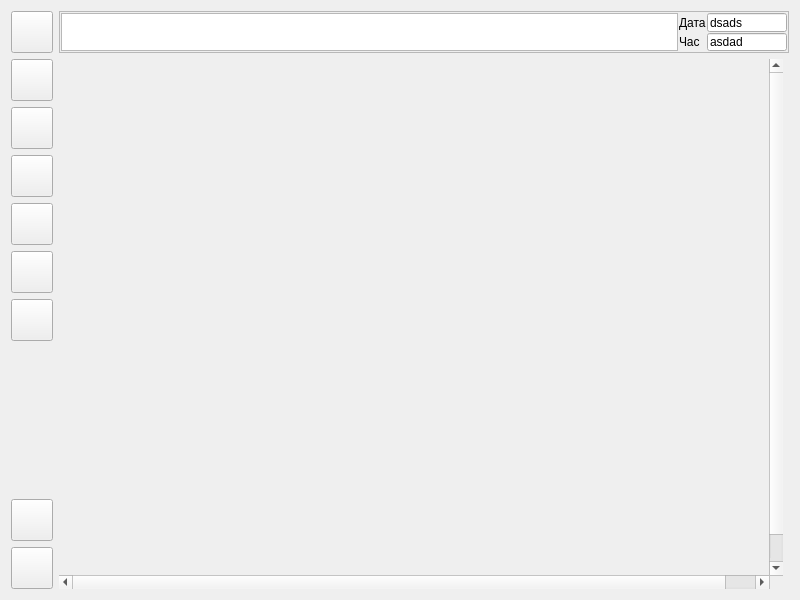
<?xml version="1.0" encoding="UTF-8"?>
<ui version="4.0">
 <class>Form</class>
 <widget class="QWidget" name="Form">
  <property name="geometry">
   <rect>
    <x>0</x>
    <y>0</y>
    <width>800</width>
    <height>600</height>
   </rect>
  </property>
  <property name="minimumSize">
   <size>
    <width>800</width>
    <height>600</height>
   </size>
  </property>
  <property name="maximumSize">
   <size>
    <width>2560</width>
    <height>2560</height>
   </size>
  </property>
  <property name="windowTitle">
   <string>Scada</string>
  </property>
  <property name="windowIcon">
   <iconset resource="../../../lib/picture.qrc">
    <normaloff>:/butons/pict/logo_32x32.png</normaloff>:/butons/pict/logo_32x32.png</iconset>
  </property>
  <layout class="QGridLayout">
   <item row="0" column="0">
    <widget class="QPushButton" name="bn_showAlert">
     <property name="minimumSize">
      <size>
       <width>42</width>
       <height>42</height>
      </size>
     </property>
     <property name="maximumSize">
      <size>
       <width>42</width>
       <height>42</height>
      </size>
     </property>
     <property name="icon">
      <iconset resource="../../../lib/picture.qrc">
       <normaloff>:/butons/pict/alarm_32x32.png</normaloff>:/butons/pict/alarm_32x32.png</iconset>
     </property>
     <property name="iconSize">
      <size>
       <width>32</width>
       <height>32</height>
      </size>
     </property>
    </widget>
   </item>
   <item row="1" column="0">
    <widget class="QPushButton" name="Trend">
     <property name="minimumSize">
      <size>
       <width>42</width>
       <height>42</height>
      </size>
     </property>
     <property name="maximumSize">
      <size>
       <width>42</width>
       <height>42</height>
      </size>
     </property>
     <property name="icon">
      <iconset resource="../../../lib/picture.qrc">
       <normaloff>:/butons/pict/thrend_32x32.png</normaloff>:/butons/pict/thrend_32x32.png</iconset>
     </property>
     <property name="iconSize">
      <size>
       <width>32</width>
       <height>32</height>
      </size>
     </property>
    </widget>
   </item>
   <item row="8" column="0">
    <widget class="QPushButton" name="About">
     <property name="minimumSize">
      <size>
       <width>42</width>
       <height>42</height>
      </size>
     </property>
     <property name="maximumSize">
      <size>
       <width>42</width>
       <height>42</height>
      </size>
     </property>
     <property name="icon">
      <iconset resource="../../../lib/picture.qrc">
       <normaloff>:/butons/pict/logo_32x32.png</normaloff>:/butons/pict/logo_32x32.png</iconset>
     </property>
     <property name="iconSize">
      <size>
       <width>32</width>
       <height>32</height>
      </size>
     </property>
    </widget>
   </item>
   <item row="9" column="0">
    <widget class="QPushButton" name="Exit">
     <property name="minimumSize">
      <size>
       <width>42</width>
       <height>42</height>
      </size>
     </property>
     <property name="maximumSize">
      <size>
       <width>42</width>
       <height>42</height>
      </size>
     </property>
     <property name="text">
      <string/>
     </property>
     <property name="icon">
      <iconset resource="../../../lib/picture.qrc">
       <normaloff>:/butons/pict/exit_32x32.png</normaloff>:/butons/pict/exit_32x32.png</iconset>
     </property>
     <property name="iconSize">
      <size>
       <width>32</width>
       <height>32</height>
      </size>
     </property>
    </widget>
   </item>
   <item row="7" column="0">
    <spacer>
     <property name="orientation">
      <enum>Qt::Vertical</enum>
     </property>
     <property name="sizeHint" stdset="0">
      <size>
       <width>20</width>
       <height>40</height>
      </size>
     </property>
    </spacer>
   </item>
   <item row="0" column="1" colspan="2">
    <widget class="QFrame" name="frame">
     <property name="minimumSize">
      <size>
       <width>42</width>
       <height>42</height>
      </size>
     </property>
     <property name="maximumSize">
      <size>
       <width>16777215</width>
       <height>42</height>
      </size>
     </property>
     <property name="frameShape">
      <enum>QFrame::StyledPanel</enum>
     </property>
     <property name="frameShadow">
      <enum>QFrame::Raised</enum>
     </property>
     <layout class="QGridLayout">
      <property name="sizeConstraint">
       <enum>QLayout::SetDefaultConstraint</enum>
      </property>
      <property name="margin">
       <number>1</number>
      </property>
      <property name="spacing">
       <number>1</number>
      </property>
      <item row="0" column="0" rowspan="2">
       <widget class="QTextEdit" name="AlertBrowser"/>
      </item>
      <item row="0" column="2">
       <widget class="QLineEdit" name="lineEDate">
        <property name="maximumSize">
         <size>
          <width>80</width>
          <height>16777215</height>
         </size>
        </property>
        <property name="text">
         <string>dsads</string>
        </property>
       </widget>
      </item>
      <item row="1" column="2">
       <widget class="QLineEdit" name="lineETime">
        <property name="sizePolicy">
         <sizepolicy hsizetype="Expanding" vsizetype="Fixed">
          <horstretch>0</horstretch>
          <verstretch>0</verstretch>
         </sizepolicy>
        </property>
        <property name="minimumSize">
         <size>
          <width>0</width>
          <height>0</height>
         </size>
        </property>
        <property name="maximumSize">
         <size>
          <width>80</width>
          <height>30</height>
         </size>
        </property>
        <property name="text">
         <string>asdad</string>
        </property>
       </widget>
      </item>
      <item row="0" column="1">
       <widget class="QLabel" name="label">
        <property name="text">
         <string>Дата</string>
        </property>
       </widget>
      </item>
      <item row="1" column="1">
       <widget class="QLabel" name="label_2">
        <property name="text">
         <string>Час</string>
        </property>
       </widget>
      </item>
     </layout>
    </widget>
   </item>
   <item row="2" column="0">
    <widget class="QPushButton" name="bnParm">
     <property name="sizePolicy">
      <sizepolicy hsizetype="Minimum" vsizetype="Fixed">
       <horstretch>0</horstretch>
       <verstretch>0</verstretch>
      </sizepolicy>
     </property>
     <property name="minimumSize">
      <size>
       <width>42</width>
       <height>42</height>
      </size>
     </property>
     <property name="maximumSize">
      <size>
       <width>42</width>
       <height>42</height>
      </size>
     </property>
     <property name="text">
      <string/>
     </property>
     <property name="icon">
      <iconset resource="../../../lib/picture.qrc">
       <normaloff>:/butons/pict/setup_32x32.png</normaloff>:/butons/pict/setup_32x32.png</iconset>
     </property>
     <property name="iconSize">
      <size>
       <width>32</width>
       <height>32</height>
      </size>
     </property>
    </widget>
   </item>
   <item row="1" column="1" rowspan="9">
    <widget class="QScrollArea" name="scrollArea">
     <property name="frameShape">
      <enum>QFrame::NoFrame</enum>
     </property>
     <property name="widgetResizable">
      <bool>false</bool>
     </property>
     <property name="alignment">
      <set>Qt::AlignLeading|Qt::AlignLeft|Qt::AlignTop</set>
     </property>
     <widget class="QWidget" name="scrollAreaWidgetContents">
      <property name="geometry">
       <rect>
        <x>0</x>
        <y>0</y>
        <width>742</width>
        <height>546</height>
       </rect>
      </property>
     </widget>
    </widget>
   </item>
   <item row="6" column="0">
    <widget class="QPushButton" name="bnBleding">
     <property name="sizePolicy">
      <sizepolicy hsizetype="Minimum" vsizetype="Fixed">
       <horstretch>0</horstretch>
       <verstretch>0</verstretch>
      </sizepolicy>
     </property>
     <property name="minimumSize">
      <size>
       <width>42</width>
       <height>42</height>
      </size>
     </property>
     <property name="maximumSize">
      <size>
       <width>42</width>
       <height>42</height>
      </size>
     </property>
     <property name="text">
      <string/>
     </property>
     <property name="icon">
      <iconset resource="../../../lib/picture.qrc">
       <normaloff>:/butons/pict/bleding_25x34.png</normaloff>:/butons/pict/bleding_25x34.png</iconset>
     </property>
     <property name="iconSize">
      <size>
       <width>25</width>
       <height>34</height>
      </size>
     </property>
    </widget>
   </item>
   <item row="3" column="0">
    <widget class="QPushButton" name="bnMdef">
     <property name="sizePolicy">
      <sizepolicy hsizetype="Minimum" vsizetype="Fixed">
       <horstretch>0</horstretch>
       <verstretch>0</verstretch>
      </sizepolicy>
     </property>
     <property name="minimumSize">
      <size>
       <width>42</width>
       <height>42</height>
      </size>
     </property>
     <property name="maximumSize">
      <size>
       <width>42</width>
       <height>42</height>
      </size>
     </property>
     <property name="text">
      <string/>
     </property>
     <property name="icon">
      <iconset resource="../../../lib/picture.qrc">
       <normaloff>:/butons/pict/mdef_39x22.png</normaloff>:/butons/pict/mdef_39x22.png</iconset>
     </property>
     <property name="iconSize">
      <size>
       <width>25</width>
       <height>34</height>
      </size>
     </property>
    </widget>
   </item>
   <item row="4" column="0">
    <widget class="QPushButton" name="bn1sat">
     <property name="sizePolicy">
      <sizepolicy hsizetype="Minimum" vsizetype="Fixed">
       <horstretch>0</horstretch>
       <verstretch>0</verstretch>
      </sizepolicy>
     </property>
     <property name="minimumSize">
      <size>
       <width>42</width>
       <height>42</height>
      </size>
     </property>
     <property name="maximumSize">
      <size>
       <width>42</width>
       <height>42</height>
      </size>
     </property>
     <property name="text">
      <string/>
     </property>
     <property name="icon">
      <iconset resource="../../../lib/picture.qrc">
       <normaloff>:/butons/pict/1sat_27x33.png</normaloff>:/butons/pict/1sat_27x33.png</iconset>
     </property>
     <property name="iconSize">
      <size>
       <width>25</width>
       <height>34</height>
      </size>
     </property>
    </widget>
   </item>
   <item row="5" column="0">
    <widget class="QPushButton" name="bn2sat">
     <property name="sizePolicy">
      <sizepolicy hsizetype="Minimum" vsizetype="Fixed">
       <horstretch>0</horstretch>
       <verstretch>0</verstretch>
      </sizepolicy>
     </property>
     <property name="minimumSize">
      <size>
       <width>42</width>
       <height>42</height>
      </size>
     </property>
     <property name="maximumSize">
      <size>
       <width>42</width>
       <height>42</height>
      </size>
     </property>
     <property name="text">
      <string/>
     </property>
     <property name="icon">
      <iconset resource="../../../lib/picture.qrc">
       <normaloff>:/butons/pict/2sat_27x3.png</normaloff>:/butons/pict/2sat_27x3.png</iconset>
     </property>
     <property name="iconSize">
      <size>
       <width>25</width>
       <height>34</height>
      </size>
     </property>
    </widget>
   </item>
  </layout>
 </widget>
 <resources>
  <include location="../../../lib/picture.qrc"/>
 </resources>
 <connections/>
</ui>
